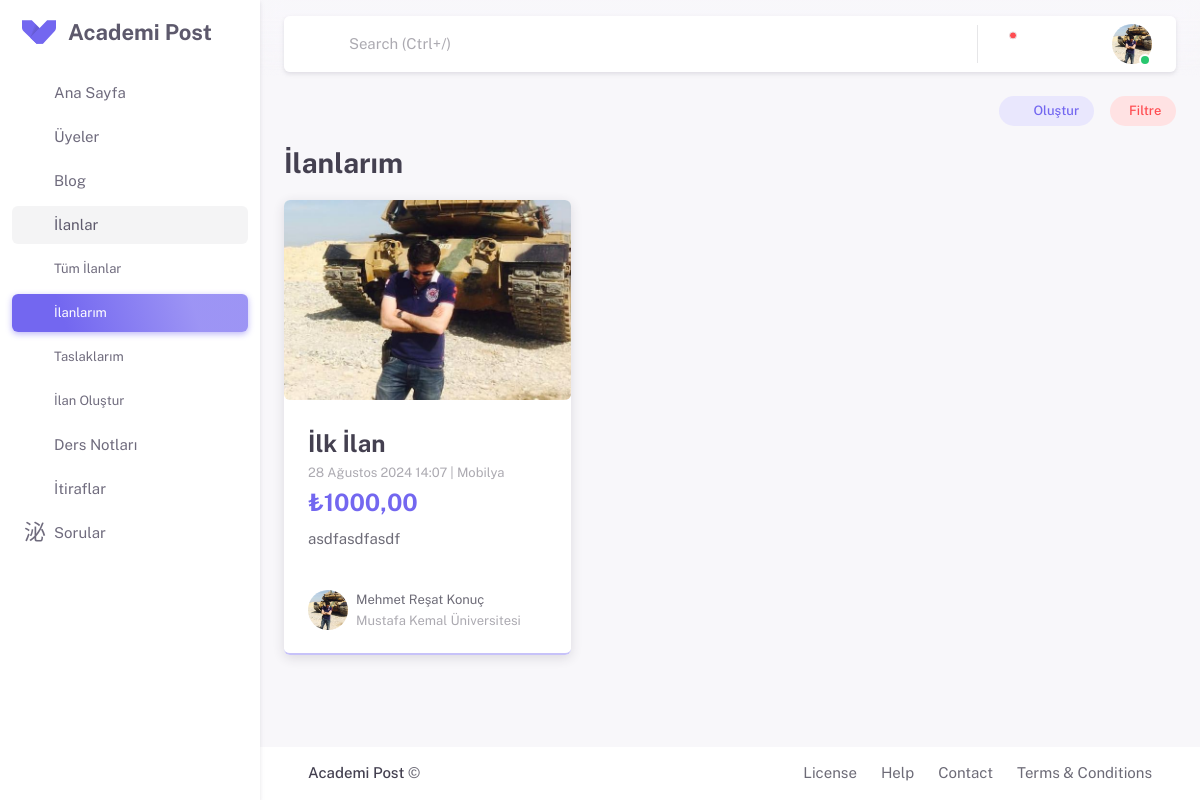
Screenshot of /marketplace/my/ (signed in) with the database file from the repository.
### apps/settings/models.py (models this page shows, shortened)
class SiteSettingsModel(models.Model):
    siteName = models.CharField(max_length=50, verbose_name="Site Adı")
    siteDescription = models.TextField(verbose_name="Site Açıklaması")
    class Meta:
        verbose_name = "Site Ayarı"
        verbose_name_plural = "Site Ayarları"

### apps/marketplace/models.py (models this page shows)
class MarketPlaceImagesModel(models.Model):
    user = models.ForeignKey(settings.AUTH_USER_MODEL, on_delete=models.CASCADE)
    content_type = models.ForeignKey(ContentType, on_delete=models.CASCADE)
    object_id = models.PositiveIntegerField()
    content_object = GenericForeignKey('content_type', 'object_id')
    image = models.ImageField(upload_to=upload_to)
    created_at = models.DateTimeField(auto_now_add=True)

class MarketPlaceModel(models.Model):
    user = models.ForeignKey(settings.AUTH_USER_MODEL,
                        on_delete=models.CASCADE)
    title = models.CharField(max_length=155)
    images = GenericRelation(MarketPlaceImagesModel)
    description = RichTextField()
    currency = models.ForeignKey(inputs.Currency, on_delete=models.SET_NULL, null=True, blank=True)
    price = models.DecimalField(max_digits=10, decimal_places=2)
    category = TreeForeignKey(Category, on_delete=models.CASCADE)
    country = models.ForeignKey(inputs.CountriesModel, on_delete=models.SET_NULL, null=True, blank=True)
    city = models.ForeignKey(inputs.City, on_delete=models.SET_NULL, null=True, blank=True)
    phone_number = models.CharField(max_length=15, null=True, blank=True)
    create_at = models.DateTimeField(auto_now_add=True)
    is_published = models.BooleanField(default=False)
    slug = models.SlugField(unique=True, max_length=160, blank=True, editable=False)

class Category(MPTTModel):
    name = models.CharField(max_length=100, unique=True)
    parent = TreeForeignKey('self', on_delete=models.CASCADE, null=True, blank=True, related_name='children')
    class MPTTMeta:
        order_insertion_by = ['name']
    def __str__(self):
        return self.name

### apps/inputs/models.py (models this page shows)
class Currency(models.Model):
    name = models.CharField(max_length=100)
    def __str__(self):
        return self.name

class UniversitiesModel(models.Model):
    Countries = models.ForeignKey(CountriesModel, on_delete=models.CASCADE)
    Universities = models.CharField(max_length=255)
    def __str__(self):
        return self.Universities

### apps/profiles/models.py (models this page shows)
class ProfilePictureModel(models.Model):
    user = models.OneToOneField(settings.AUTH_USER_MODEL, on_delete=models.CASCADE)
    profile_photo = models.ImageField(
        upload_to='profile_photos', blank=True, null=True)

class EducationalInformationModel(models.Model):
    User = models.OneToOneField(settings.AUTH_USER_MODEL,
                             on_delete=models.CASCADE)
    Country = models.ForeignKey(inputs.CountriesModel,
                             on_delete=models.CASCADE)
    University = models.ForeignKey(inputs.UniversitiesModel,
                             on_delete=models.CASCADE)
    Department = models.ForeignKey(inputs.DepartmentsModel,
                             on_delete=models.CASCADE)
    Status = models.ForeignKey(inputs.StatusModel,
                             on_delete=models.CASCADE)

### apps/marketplace/views.py (the view)
# urls.py: path('my/', MyMarketPlaceView.as_view(), name='my_marketplace'),
class MyMarketPlaceView(View):
    model_data = MarketPlaceModel
    filter_form = MyFilter
    template = 'marketplace/my.html'
    context = {'siteTitle': 'İlanlarım'}
    paginate_by = 4
    def get(self, request):
        data = self.model_data.objects.filter(is_published=True, user=request.user).order_by('-create_at')
        if 'reset_filter' in request.GET:
            filter = self.filter_form(queryset=data)
        else:
            filter = self.filter_form(request.GET, queryset=data)
        filtered_data = filter.qs
        sorted_data = filtered_data
        paginator = Paginator(sorted_data, self.paginate_by)
        page_number = request.GET.get('page', 1)
        page_obj = paginator.get_page(page_number)
        self.context.update({
            'data': page_obj,
            'filter': filter,
        })
        return render(request, self.template, self.context)

### apps/notifications/context_processors.py (called while the page is built)
def processors(request):
    context = {
        }
    if request.user.is_authenticated:
        notifications_header = Notification.objects.filter(user=request.user, is_read=False).order_by('-created_at')
        chats = Chat.objects.filter(
                Q(first_user=request.user) | Q(second_user=request.user)
            ).annotate(
                last_message_time=Max('message__timestamp')
            ).order_by('-last_message_time')
        for chat in chats:
            messages = Message.objects.filter(chat=chat, receiver=request.user, is_read=False)
            if not messages:
                chats = chats.exclude(id=chat.id)
        context.update({
                'notifications_header': notifications_header,
                'chats_header' : chats,
            })
    return context

### apps/marketplace/templates/marketplace/my.html (shortened to what this page needs)
{% extends 'partials/base.html' %}
{% load static %}
{% load crispy_forms_tags %}
{% block extra_css %}
<link rel="stylesheet" href="{% static 'assets/vendor/libs/bootstrap-select/bootstrap-select.css' %}" />
<link rel="stylesheet" href="{% static 'assets/vendor/libs/spinkit/spinkit.css' %}" />
<link rel="stylesheet" href="{% static 'assets/css/pages/blogs/index.css' %}" />
{% endblock extra_css%}
{% block content %}
<div class="d-flex bd-highlight mb-4">
   <div class="p-2 flex-grow-1 bd-highlight">
   </div>
   <div class="bd-highlight me-4">
      <a href="{% url 'marketplace_add' %}" class="btn btn-sm btn-label-primary rounded-pill" ><i class="ti ti-plus me-1"></i>Oluştur</a>
   </div>
   <div class="bd-highlight">
      <button class="btn btn-sm btn-label-danger rounded-pill" data-bs-toggle="offcanvas" data-bs-target="#filter-canvas" aria-controls="offcanvasEnd">Filtre</button>
   </div>
</div>
<div  class="mb-4">
   <h3 class="mb-0 fw-bold">İlanlarım</h3>
</div>
{% include 'marketplace/list.html' %}
{% endblock content %}

### templates/partials/sidebar.html (shortened to what this page needs)
<aside id="layout-menu" class="layout-menu menu-vertical menu bg-menu-theme">
    <div class="app-brand demo">
      <a href="{% url 'home' %}" class="app-brand-link">
        <span class="app-brand-logo demo">
        </span>
        <span class="app-brand-text demo menu-text fw-bold">{{siteSettings.siteName}}</span>
      </a>
      <a href="javascript:void(0);" class="layout-menu-toggle menu-link text-large ms-auto">
        <i class="ti menu-toggle-icon d-none d-xl-block align-middle"></i>
      </a>
    </div>
    {% with current_page=request.resolver_match.url_name %}
    <ul class="menu-inner py-1">
      <li class="menu-item {% if current_page == 'home' %} active{% endif %}">
        <a href="{% url 'home' %}" class="menu-link">
          <i class="menu-icon tf-icons ti ti-smart-home"></i>
          <div>Ana Sayfa</div>
        </a>
      </li>
      <li class="menu-item {% if current_page == 'members' %} active{% endif %}">
        <a href="{% url 'members' %}" class="menu-link">
          <i class="menu-icon tf-icons ti ti-user-search"></i>
          <div>Üyeler</div>
        </a>
      </li>
      <li class="menu-item {% if '/blogs/' in request.path %} active open{% endif %}">
        <a href="" class="menu-link menu-toggle">
          <i class="menu-icon tf-icons ti ti-blockquote"></i>
          <div>Blog</div>
        </a>
      </li>
      <li class="menu-item {% if '/marketplace/' in request.path %} active open{% endif %}">
        <a href="{% url 'marketplace' %}" class="menu-link menu-toggle">
          <i class="menu-icon tf-icons ti ti-building-store"></i>
          <div>İlanlar</div>
        </a>
        <ul class="menu-sub">
          <li class="menu-item {% if current_page == 'marketplace' %} active{% endif %}">
            <a href="{% url 'marketplace' %}" class="menu-link">
              <small>Tüm İlanlar</small>
            </a>
          </li>
          <li class="menu-item {% if current_page == 'my_marketplace' %} active{% endif %}">
            <a href="{% url 'my_marketplace' %}" class="menu-link">
              <small>İlanlarım</small>
            </a>
          </li>
          <li class="menu-item {% if current_page == 'my_draft_marketplace' %} active{% endif %}">
            <a href="{% url 'my_draft_marketplace' %}" class="menu-link">
              <small>Taslaklarım</small>
            </a>
          </li>
          <li class="menu-item {% if current_page == 'marketplace_add' or current_page == 'marketplace_edit' %} active{% endif %}">
            <a href="{% url 'marketplace_add' %}" class="menu-link">
              <small>İlan Oluştur</small>
            </a>
          </li>
        </ul>
      </li>
      <li class="menu-item {% if '/documents/' in request.path %} active open{% endif %}">
        <a href="" class="menu-link menu-toggle">
          <i class="menu-icon tf-icons ti ti-notebook"></i>
          <div>Ders Notları</div>
        </a>
      </li>
      <li class="menu-item {% if '/confessions/' in request.path %} active open{% endif %}">
        <a href="{% url 'confessions' %}" class="menu-link menu-toggle">
          <i class="menu-icon ti-icons ti ti-spy"></i>
          <div>İtiraflar</div>
        </a>
      </li>
      <li class="menu-item {% if '/questions/' in request.path %} active open{% endif %}">
        <a href="" class="menu-link menu-toggle">
          <i class="menu-icon ti-icons ti ti-message-2-question"></i>
          <div>Sorular</div>
        </a>
      </li>
    </ul>
    {% endwith %}
  </aside>

### apps/marketplace/templates/marketplace/list.html (shortened to what this page needs)
{% load static %}
<div class="row infinite-container row-cols-1 row-cols-md-2 row-cols-lg-3 g-4">
    {% for item in data %}
    <div class="col infinite-item">
       <div class="card card-border-shadow-primary h-100">
          <a href="{% url 'marketplace_details' item.slug %}">
             {% for image in item.images.all %}
             {% if forloop.first %}
                 <img class="img-fluid rounded" src="{{ image.image.url }}" alt="tutor image 1" />
             {% endif %}
         {% endfor %}
          </a>
          <div class="card-body">
             <a href="{% url 'marketplace_details' item.slug %}">
                <h4 class="card-title fw-bold mb-0">{{ item.title|truncatewords:6 }}</h4>
             </a>
             <small class="text-muted mb-2">{{ item.create_at }} | {{ item.category.name }}</small>
             <h4 class="card-title fw-bold text-primary">{{ item.currency }}{{ item.price }}</h4>
             <span class="card-text">{{ item.description|safe|truncatewords:30 }}</span>
          </div>
          <div class="card-footer">
             <div class="d-flex justify-content-between align-items-center text-muted">
                <div class="d-flex align-items-center text-muted">
                      {% if item.user.profilepicturemodel.profile_photo %}
                         <img src="{{ item.user.profilepicturemodel.profile_photo.url }}"
                              alt="Yazar Profil Fotoğrafı"
                              class="rounded-circle me-2"
                              style="width: 40px; height: 40px;">
                      {% else %}
                         <img src="{% static 'assets/img/avatars/11.png' %}"
                              alt="Yazar Profil Fotoğrafı"
                              class="rounded-circle me-2"
                              style="width: 40px; height: 40px;">
                      {% endif %}
                      <div>
                         <a href="{% url 'profile' item.user.username %}">
                            <small class="text-body">{{ item.user.first_name }} {{ item.user.last_name }}</small>
                         </a>
                         <div>
                            <small>{{ item.user.educationalinformationmodel.University }}</small>
                         </div>
                      </div>
                </div>
             </div>
          </div>
       </div>
    </div>
    {% endfor %}
 </div>

### templates/partials/footer.html
<footer class="content-footer footer bg-white">
    <div class="container-xxl">
    <div class="container-fluid d-flex flex-md-row flex-column justify-content-between align-items-md-center gap-1 container-p-x py-4">
      <div>
        <a href="https://demos.pixinvent.com/vuexy-html-admin-template/landing/" target="_blank" class="footer-text fw-medium">{{siteSettings.siteName}}</a>
        ©
      </div>
      <div class="d-flex flex-column flex-sm-row">
        <a href="https://themeforest.net/licenses/standard" class="footer-link me-6" target="_blank">License</a>
        <a href="javascript:void(0)" class="footer-link me-6">Help</a>
        <a href="javascript:void(0)" class="footer-link me-6">Contact</a>
        <a href="javascript:void(0)" class="footer-link">Terms &amp; Conditions</a>
      </div>
    </div>
  </div>
  </footer>

### static/assets/css/demo.css (style rules this page uses)
.light-style .menu .app-brand.demo { height: 64px; }
.app-brand-logo.demo { -ms-flex-align: center; align-items: center; -ms-flex-pack: center; justify-content: center; display: -ms-flexbox; display: flex; width: 34px; height: 24px; }
.app-brand-logo.demo svg { width: 35px; height: 24px; }
.app-brand-text.demo { font-size: 1.375rem; }

### static/assets/css/pages/blogs/index.css (style rules this page uses)
.card img { height: 200px; object-fit: cover; width: 100%; }

### rows the page displays
SiteSettingsModel: siteName "Academi Post"
MarketPlaceModel: title "İlk İlan", create_at "28 Ağustos 2024 14:07", category.name "Mobilya", currency "₺", price "1000,00", description "asdfasdfasdf", user.profilepicturemodel.profile_photo (picture), user.first_name "Mehmet Reşat", user.last_name "Konuç", user.educationalinformationmodel.University "Mustafa Kemal Üniversitesi"
MarketPlaceImagesModel: image (picture)
